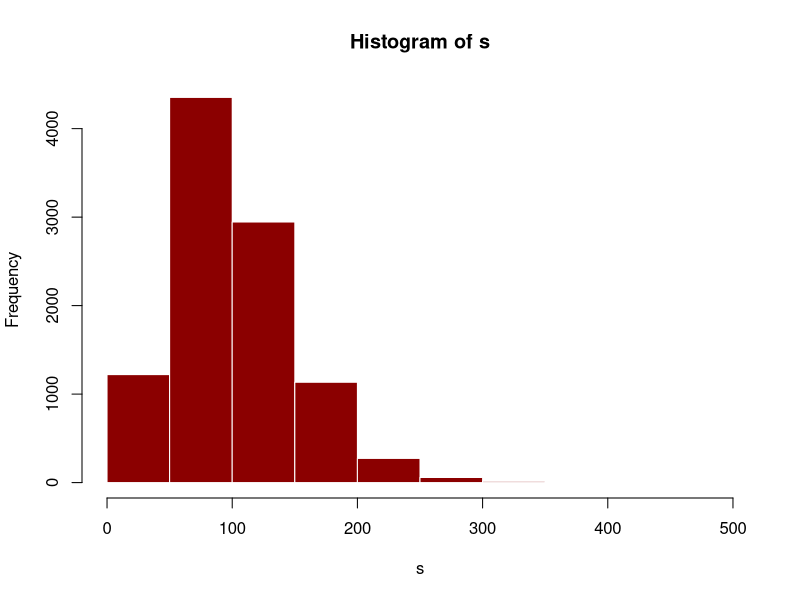
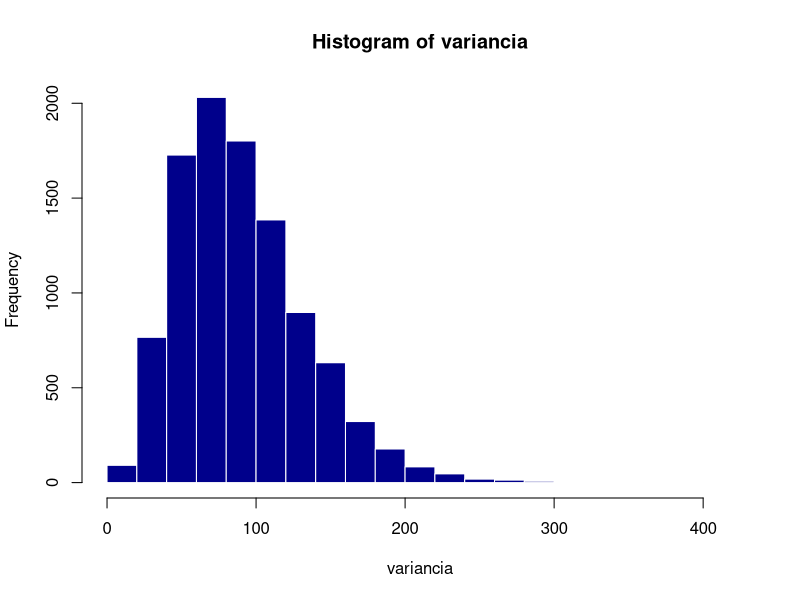
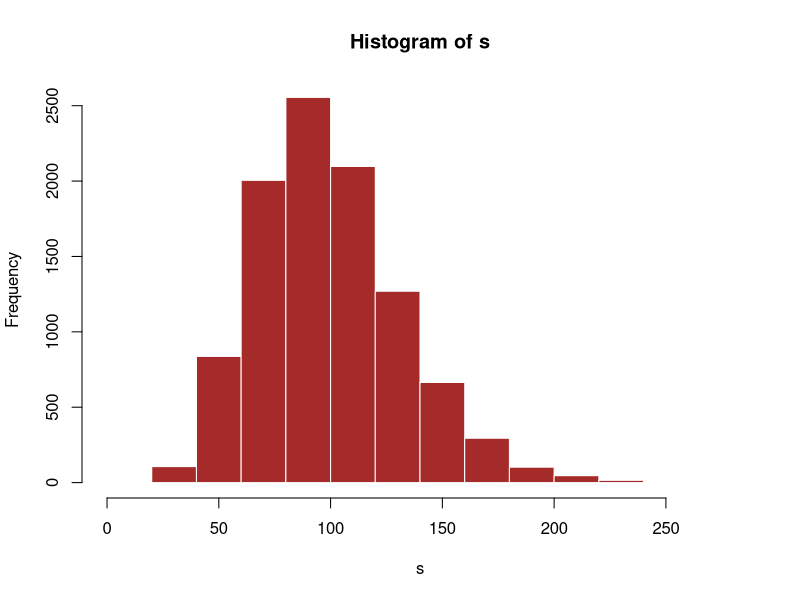
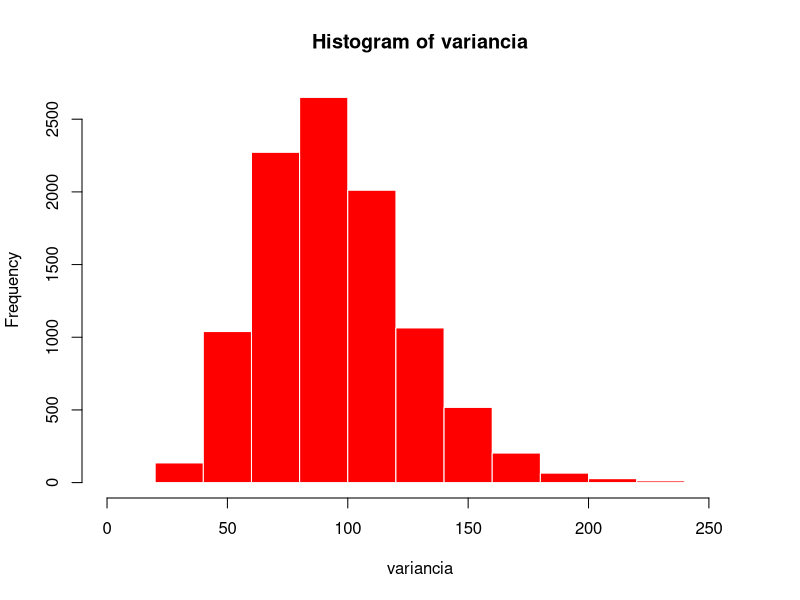
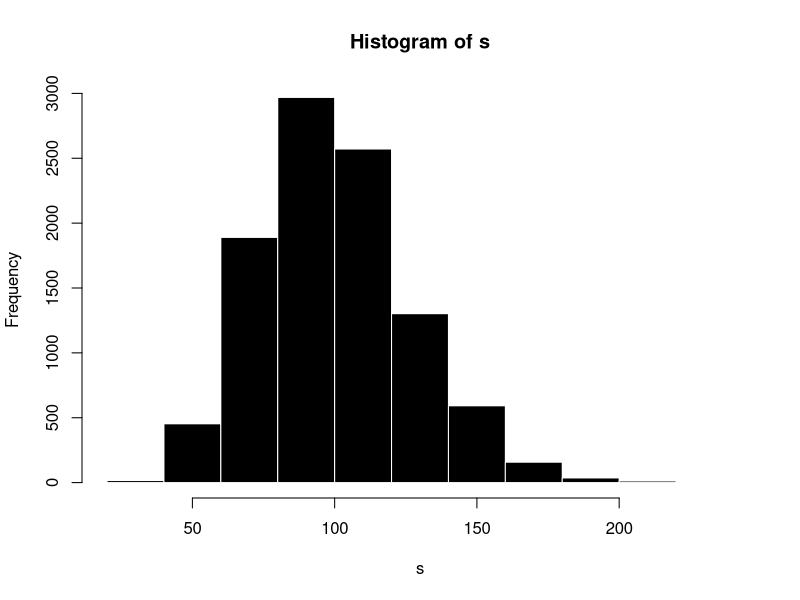
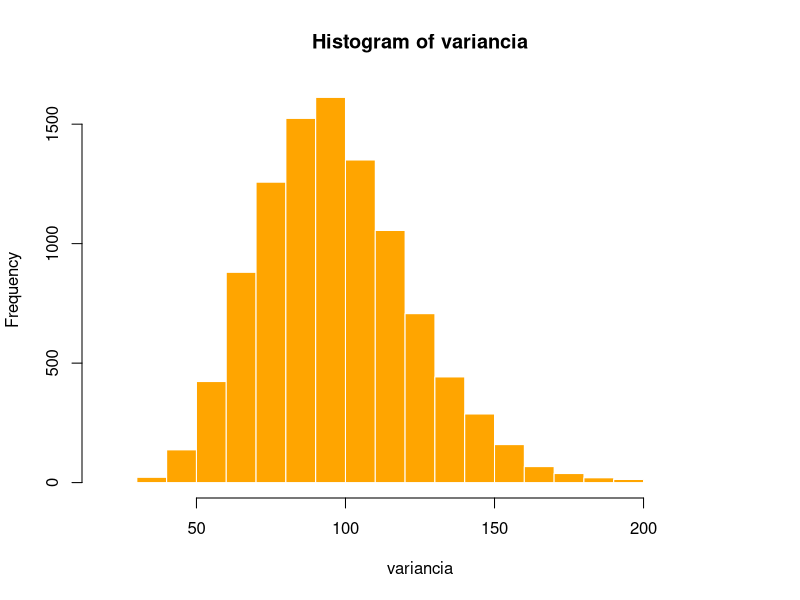
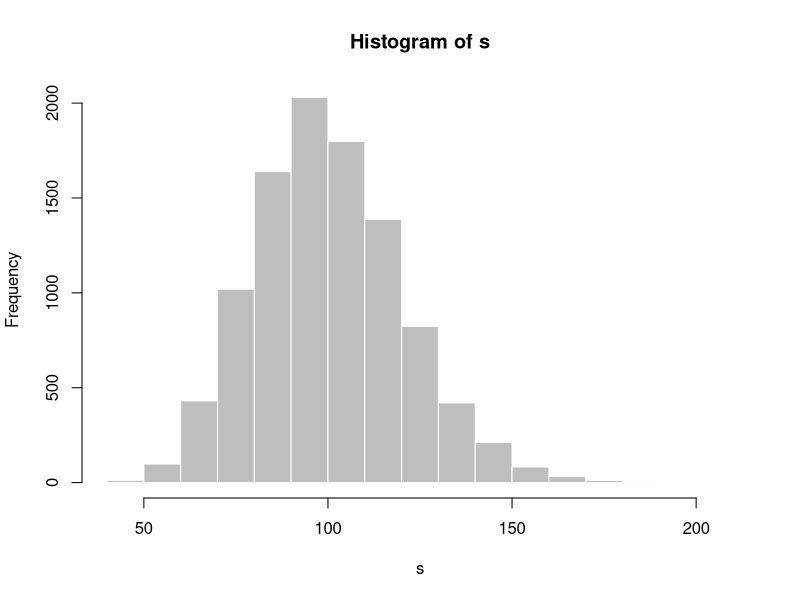
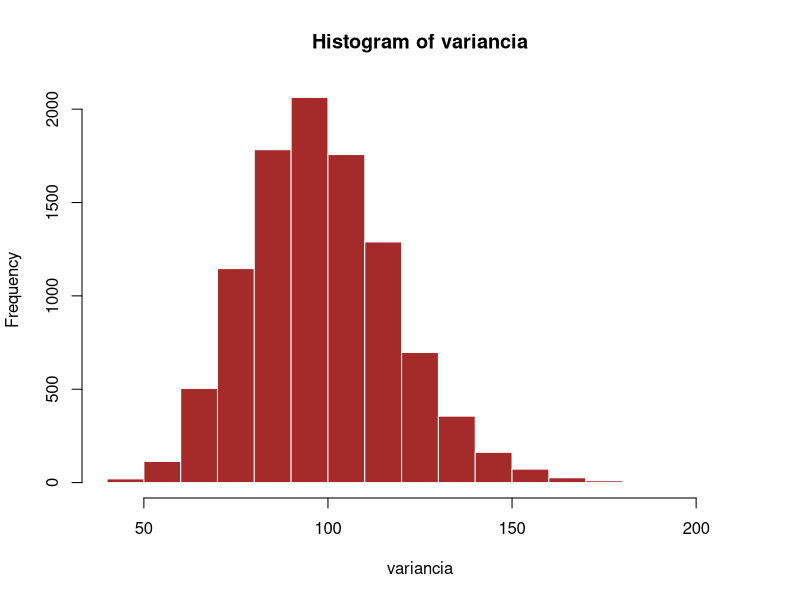

Write the R code that produced these figures, in order.
# questao 1
# A
k = 10000
n = 10
s = 0
soma = 0
variancia = 0
vetor = vector()

for (i in 1:k) {
    distance = rnorm(n,500,10)
    media = mean(distance)
    soma = 0
    for (j in 1:n) {
      soma = soma + (distance[j] - media)**2
    }
    s[i] = soma/(n-1)
    variancia[i] = soma/n
}
hist(s,col = "dark red",border = "white")
hist(variancia,col = "dark blue",border = "white")

#B

k = 10000
n = 20
s = 0
soma = 0
variancia = 0
vetor = vector()

for (i in 1:k) {
  distance = rnorm(n,500,10)
  media = mean(distance)
  soma = 0
  for (j in 1:n) {
    soma = soma + (distance[j] - media)**2
  }
  s[i] = soma/(n-1)
  variancia[i] = soma/n
}
hist(s,col = "brown",border = "white")
hist(variancia,col = "red",border = "white")

#C
k = 10000
n = 30
s = 0
soma = 0
variancia = 0
vetor = vector()

for (i in 1:k) {
  distance = rnorm(n,500,10)
  media = mean(distance)
  soma = 0
  for (j in 1:n) {
    soma = soma + (distance[j] - media)**2
  }
  s[i] = soma/(n-1)
  variancia[i] = soma/n
}
hist(s,col = "black",border = "white")
hist(variancia,col = "orange",border = "white")
#D
k = 10000
n = 50
s = 0
soma = 0
variancia = 0
vetor = vector()

for (i in 1:k) {
  distance = rnorm(n,500,10)
  media = mean(distance)
  soma = 0
  for (j in 1:n) {
    soma = soma + (distance[j] - media)**2
  }
  s[i] = soma/(n-1)
  variancia[i] = soma/n
}
hist(s,col = "gray",border = "white")
hist(variancia,col = "brown",border = "white")
#E
k = 10000
n = 100
s = 0
soma = 0
variancia = 0

for (i in 1:k) {
  distance = rnorm(n,500,10)
  media = mean(distance)
  soma = 0
  for (j in 1:n) {
    soma = soma + (distance[j] - media)**2
  }
  s[i] = soma/(n-1)
  variancia[i] = soma/n
}
hist(s,col = "dark red",border = "white")
hist(variancia,col = "light blue",border = "white")


# QUESTAO 2

n = 100 
k = 10000 
erro1 = 0 
erro2 = 0 
medias = 0 
variancias = 0 
t1 = 0
t2 = 0 
for(i in 1:k){
  uniforme = runif(n, 0, 500)
  mediaUniforme = mean(uniforme)
  medias[i] = mediaUniforme
  soma = 0
  for(j in 1:n){
    soma = soma + (uniforme[j] - mediaUniforme
                    )** 2
  }
  variancias[i] <- soma/n
  t1[i] = 2*mediaUniforme
  
  t2[i] = ((n+1)/n)*max(uniforme)
  
}
erro1 = (t1-medias)** 2
var1 = erro1 - variancias
erro2 = (t2-medias)** 2
var2 = erro2 - variancias

hist(t1,main="Histograma do T1",border = "white", col="dark blue", xlab = "T1")
hist(t2, border = "white",xlab = "T2",col="red", main="Histograma do T2")

hist(erro1,border = "white", col="dark orange", main="Histograma do erro medio quadratico - T1")
hist(erro2,border = "white", col="light blue", main="Histograma do erro medio quadratico - T2")

hist(var1,border = "white", col="purple", main="Histograma do vies - T1",xlab = "Variância do T1")
hist(var2,border = "white",main="Histograma do vies - T2", col="dark green", xlab = "Variância do T2")

